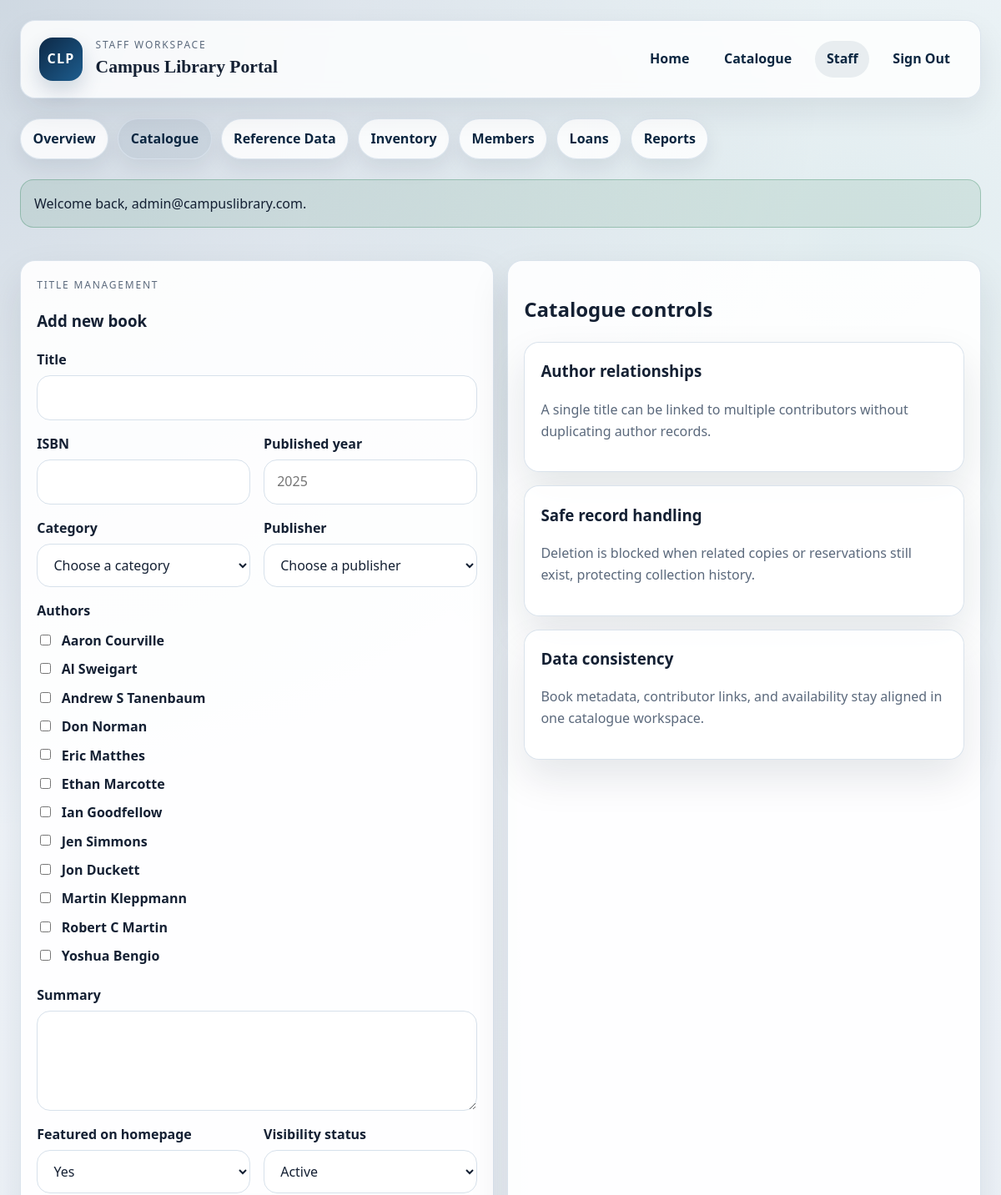
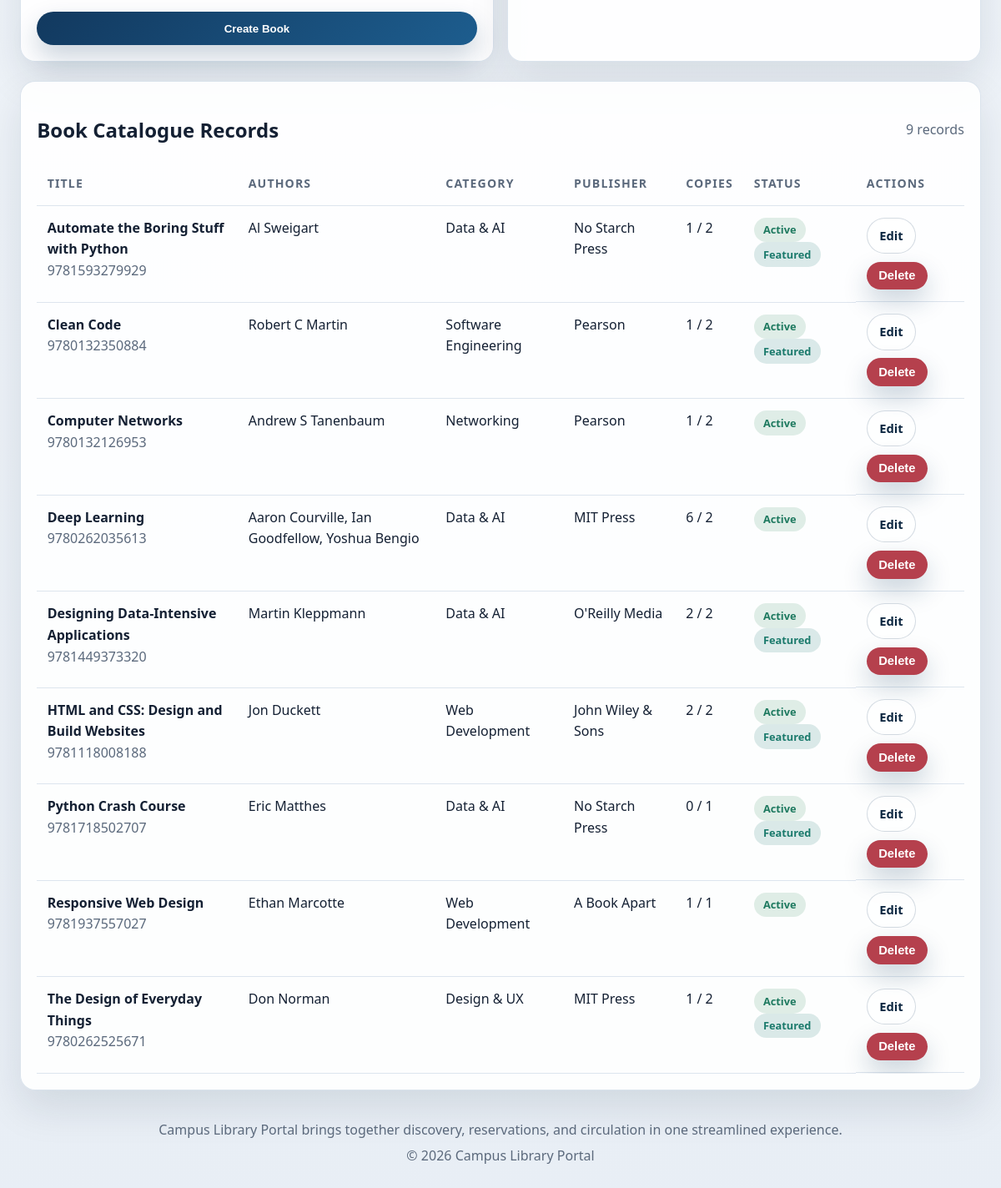
The app's page /admin/books.php (signed in) with its own data (2 pictures, top to bottom).
### tables this page shows
CREATE TABLE authors (
    id INT NOT NULL AUTO_INCREMENT,
    name VARCHAR(150) NOT NULL,
    biography TEXT,
    PRIMARY KEY (id),
    UNIQUE KEY uq_authors_name (name)
);

CREATE TABLE books (
    id INT NOT NULL AUTO_INCREMENT,
    title VARCHAR(180) NOT NULL,
    isbn VARCHAR(30) NOT NULL,
    category_id INT NOT NULL,
    publisher_id INT NOT NULL,
    published_year INT DEFAULT NULL,
    summary TEXT,
    featured TINYINT(1) NOT NULL DEFAULT 0,
    is_active TINYINT(1) NOT NULL DEFAULT 1,
    created_at DATETIME NOT NULL,
    PRIMARY KEY (id),
    UNIQUE KEY uq_books_isbn (isbn),
    CONSTRAINT fk_books_category FOREIGN KEY (category_id) REFERENCES categories (id),
    CONSTRAINT fk_books_publisher FOREIGN KEY (publisher_id) REFERENCES publishers (id)
);

CREATE TABLE categories (
    id INT NOT NULL AUTO_INCREMENT,
    name VARCHAR(100) NOT NULL,
    description TEXT,
    PRIMARY KEY (id),
    UNIQUE KEY uq_categories_name (name)
);

CREATE TABLE publishers (
    id INT NOT NULL AUTO_INCREMENT,
    name VARCHAR(150) NOT NULL,
    website_url VARCHAR(255) DEFAULT NULL,
    description TEXT,
    PRIMARY KEY (id),
    UNIQUE KEY uq_publishers_name (name)
);

### app/includes/db.php (called while the page is built, shortened)
<?php
function db()
{
    static $pdo = null;
    if ($pdo instanceof PDO) {
        return $pdo;
    }
    $dsn = 'mysql:host=' . DB_HOST . ';dbname=' . DB_NAME . ';charset=' . DB_CHARSET;
    try {
        $pdo = new PDO($dsn, DB_USER, DB_PASS);
        $pdo->setAttribute(PDO::ATTR_ERRMODE, PDO::ERRMODE_EXCEPTION);
        $pdo->setAttribute(PDO::ATTR_DEFAULT_FETCH_MODE, PDO::FETCH_ASSOC);
    } catch (PDOException $exception) {
        $GLOBALS['db_connection_error'] = $exception->getMessage();
        return null;
    }
    return $pdo;
}

### admin/books.php (the view, shortened to what this page needs)
<?php
$editingId = (int) request_value('edit', 0);
$selectedAuthors = array();
$formData = array(
    'title' => '',
    'isbn' => '',
    'category_id' => '',
    'publisher_id' => '',
    'published_year' => '',
    'summary' => '',
    'featured' => '1',
    'is_active' => '1',
);
$authors = db_ready() ? db()->query('SELECT id, name FROM authors ORDER BY name ASC')->fetchAll() : array();
$books = array();
if (db_ready()) {
    $books = db()->query('
        SELECT
            b.id,
            b.title,
            b.isbn,
            b.featured,
            b.is_active,
            c.name AS category_name,
            p.name AS publisher_name,
            GROUP_CONCAT(DISTINCT a.name ORDER BY a.name SEPARATOR ", ") AS authors,
            COUNT(DISTINCT cp.id) AS total_copies,
            COALESCE(SUM(CASE WHEN cp.status = "available" THEN 1 ELSE 0 END), 0) AS available_copies
        FROM books b
        INNER JOIN categories c ON c.id = b.category_id
        INNER JOIN publishers p ON p.id = b.publisher_id
        INNER JOIN book_authors ba ON ba.book_id = b.id
        INNER JOIN authors a ON a.id = ba.author_id
        LEFT JOIN copies cp ON cp.book_id = b.id
        GROUP BY b.id, b.title, b.isbn, b.featured, b.is_active, c.name, p.name
        ORDER BY b.title ASC
    ')->fetchAll();
}
include dirname(__DIR__) . '/app/includes/header.php';
?>
<section class="grid grid-2">
    <article class="form-panel">
        <div class="section-heading">
            <div>
                <p class="eyebrow">Title Management</p>
                <h1><?php echo $editingId > 0 ? 'Edit book' : 'Add new book'; ?></h1>
            </div>
        </div>
        <form class="stack" method="post" action="books.php<?php echo $editingId > 0 ? '?edit=' . h($editingId) : ''; ?>">
            <div class="field">
                <label for="title">Title</label>
                <input id="title" name="title" type="text" value="<?php echo h($formData['title']); ?>" required>
            </div>
            <div class="form-grid">
                <div class="field">
                    <label for="isbn">ISBN</label>
                    <input id="isbn" name="isbn" type="text" value="<?php echo h($formData['isbn']); ?>" required>
                </div>
                <div class="field">
                    <label for="published_year">Published year</label>
                    <input id="published_year" name="published_year" type="text" value="<?php echo h($formData['published_year']); ?>" placeholder="2025">
                </div>
            </div>
            <div class="form-grid">
                <div class="field">
                    <label for="category_id">Category</label>
                    <select id="category_id" name="category_id" required>
                        <option value="">Choose a category</option>
                    </select>
                </div>
                <div class="field">
                    <label for="publisher_id">Publisher</label>
                    <select id="publisher_id" name="publisher_id" required>
                        <option value="">Choose a publisher</option>
                    </select>
                </div>
            </div>
            <div class="field">
                <label>Authors</label>
                <div class="checkbox-list">
                    <?php foreach ($authors as $author): ?>
                        <label class="checkbox-item">
                            <input type="checkbox" name="author_ids[]" value="<?php echo h($author['id']); ?>" <?php echo in_array((int) $author['id'], $selectedAuthors, true) ? 'checked' : ''; ?>>
                            <span><?php echo h($author['name']); ?></span>
                        </label>
                    <?php endforeach; ?>
                </div>
            </div>
            <div class="field">
                <label for="summary">Summary</label>
                <textarea id="summary" name="summary"><?php echo h($formData['summary']); ?></textarea>
            </div>
            <div class="form-grid">
                <div class="field">
                    <label for="featured">Featured on homepage</label>
                    <select id="featured" name="featured">
                        <option value="1" <?php echo selected($formData['featured'], '1'); ?>>Yes</option>
                    </select>
                </div>
                <div class="field">
                    <label for="is_active">Visibility status</label>
                    <select id="is_active" name="is_active">
                        <option value="1" <?php echo selected($formData['is_active'], '1'); ?>>Active</option>
                    </select>
                </div>
            </div>
            <button type="submit"><?php echo $editingId > 0 ? 'Update Book' : 'Create Book'; ?></button>
        </form>
    </article>
    <aside class="panel">
        <h2>Catalogue controls</h2>
        <div class="stack">
            <div class="card">
                <h3>Author relationships</h3>
                <p class="muted">A single title can be linked to multiple contributors without duplicating author records.</p>
            </div>
            <div class="card">
                <h3>Safe record handling</h3>
                <p class="muted">Deletion is blocked when related copies or reservations still exist, protecting collection history.</p>
            </div>
            <div class="card">
                <h3>Data consistency</h3>
                <p class="muted">Book metadata, contributor links, and availability stay aligned in one catalogue workspace.</p>
            </div>
        </div>
    </aside>
</section>
<section class="table-panel">
    <div class="section-heading">
        <h2>Book Catalogue Records</h2>
        <p class="muted"><?php echo h(count($books)); ?> records</p>
    </div>
    <div class="table-wrap">
        <table>
            <thead>
                <tr>
                    <th>Title</th>
                    <th>Authors</th>
                    <th>Category</th>
                    <th>Publisher</th>
                    <th>Copies</th>
                    <th>Status</th>
                    <th>Actions</th>
                </tr>
            </thead>
            <tbody>
                <?php foreach ($books as $book): ?>
                    <tr>
                        <td>
                            <strong><?php echo h($book['title']); ?></strong>
                            <div class="muted"><?php echo h($book['isbn']); ?></div>
                        </td>
                        <td><?php echo h($book['authors']); ?></td>
                        <td><?php echo h($book['category_name']); ?></td>
                        <td><?php echo h($book['publisher_name']); ?></td>
                        <td><?php echo h($book['available_copies']); ?> / <?php echo h($book['total_copies']); ?></td>
                        <td>
                            <?php echo (int) $book['is_active'] === 1 ? render_status_badge('Active', 'active') : render_status_badge('Inactive', 'inactive'); ?>
                            <?php if ((int) $book['featured'] === 1): ?>
                                <?php echo render_status_badge('Featured', 'info'); ?>
                            <?php endif; ?>
                        </td>
                        <td class="table-actions">
                            <a class="button button-inline button-ghost" href="books.php?edit=<?php echo h($book['id']); ?>">Edit</a>
                            <form class="inline-form" method="post" action="books.php" data-confirm="Delete this book record?">
                                <button class="button-inline button-danger" type="submit">Delete</button>
                            </form>
                        </td>
                    </tr>
                <?php endforeach; ?>
            </tbody>
        </table>
    </div>
</section>
<?php include dirname(__DIR__) . '/app/includes/footer.php'; ?>

### app/includes/functions.php (shortened to what this page needs)
<?php
require_once __DIR__ . '/db.php';
function h($value)
{
    return htmlspecialchars((string) $value, ENT_QUOTES, 'UTF-8');
}
function db_ready()
{
    return db() instanceof PDO;
}
function request_value($key, $default = '')
{
    return $default;
}
function status_class($status)
{
    $map = array(
        'success' => 'success',
        'warning' => 'warning',
        'danger' => 'danger',
        'info' => 'info',
        'muted' => 'muted',
        'available' => 'success',
        'loaned' => 'warning',
        'maintenance' => 'muted',
        'pending' => 'warning',
        'ready_for_collection' => 'info',
        'fulfilled' => 'success',
        'cancelled' => 'danger',
        'active' => 'success',
        'inactive' => 'muted',
        'returned' => 'success',
        'overdue' => 'danger',
    );
    return isset($map[$status]) ? $map[$status] : 'info';
}
function render_status_badge($label, $status = '')
{
    $state = $status !== '' ? $status : strtolower(str_replace(' ', '_', $label));
    return '<span class="badge badge-' . h(status_class($state)) . '">' . h($label) . '</span>';
}
function selected($value, $expected)
{
    return (string) $value === (string) $expected ? 'selected' : '';
}

### assets/css/styles.css (style rules this page uses)
:root { --bg: #edf3f8; --panel: rgba(255, 255, 255, 0.9); --panel-strong: #dce6ef; --ink: #142033; --muted: #5b697c; --line: #d7e1eb; --brand: #12395f; --brand-deep: #0b2640; --accent: #1b7a6c; --warning: #b27a1b; --danger: #b5404d; --success: #1f7a60; --shadow: 0 22px 48px rgba(12, 28, 48, 0.1); --radius: 18px; }
* { box-sizing: border-box; }
body { margin: 0; background: radial-gradient(circle at top left, rgba(18, 57, 95, 0.16), transparent 32%), radial-gradient(circle at 85% 10%, rgba(27, 122, 108, 0.08), transparent 24%), linear-gradient(180deg, #f3f7fb 0%, #e8eef5 100%); color: var(--ink); font-family: "Avenir Next", "Gill Sans", "Segoe UI", sans-serif; line-height: 1.6; }
a { color: var(--brand-deep); text-decoration: none; }
.eyebrow { margin: 0; text-transform: uppercase; letter-spacing: 0.15em; font-size: 0.75rem; color: var(--muted); }
.button-link, .button, button, input[type="submit"] { display: inline-flex; align-items: center; justify-content: center; gap: 0.4rem; padding: 0.78rem 1.1rem; border: 0; border-radius: 999px; background: linear-gradient(135deg, var(--brand) 0%, #1d5d8e 100%); color: #fff; font-weight: 700; cursor: pointer; transition: transform 0.18s ease, box-shadow 0.18s ease; box-shadow: 0 14px 30px rgba(18, 57, 95, 0.22); }
.button-ghost { background: rgba(255, 255, 255, 0.62); color: var(--brand-deep); border: 1px solid rgba(18, 57, 95, 0.18); box-shadow: none; }
.button-danger { background: var(--danger); }
.button-inline { padding: 0.55rem 0.9rem; font-size: 0.92rem; }
.hero, .card, .panel, .table-panel, .form-panel, .metric-grid article, .empty-state { background: var(--panel); border: 1px solid rgba(215, 225, 235, 0.92); border-radius: var(--radius); box-shadow: var(--shadow); }
.section-heading { display: flex; align-items: center; justify-content: space-between; gap: 1rem; }
.grid { display: grid; gap: 1rem; }
.grid-2 { grid-template-columns: repeat(auto-fit, minmax(280px, 1fr)); }
.card, .panel, .table-panel, .form-panel, .empty-state { padding: 1.2rem; }
.card h3, .panel h3, .form-panel h3, .table-panel h3 { margin-top: 0; }
.muted { color: var(--muted); }
.badge { display: inline-flex; align-items: center; gap: 0.35rem; padding: 0.28rem 0.7rem; border-radius: 999px; font-size: 0.8rem; font-weight: 700; }
.badge-success { background: rgba(29, 122, 74, 0.13); color: var(--success); }
.badge-info { background: rgba(13, 107, 99, 0.14); color: var(--accent); }
.filter-form, .stack, .form-grid, .detail-grid, .action-row { display: grid; gap: 1rem; }
.filter-form, .form-grid { grid-template-columns: repeat(auto-fit, minmax(180px, 1fr)); }
.field { display: grid; gap: 0.35rem; }
label { font-weight: 700; }
input, select, textarea { width: 100%; padding: 0.82rem 0.95rem; border-radius: 1rem; border: 1px solid var(--line); background: rgba(255, 255, 255, 0.96); color: var(--ink); font: inherit; }
textarea { min-height: 120px; resize: vertical; }
.table-wrap { overflow-x: auto; }
table { width: 100%; border-collapse: collapse; }
th, td { padding: 0.88rem 0.78rem; border-bottom: 1px solid rgba(215, 225, 235, 0.85); text-align: left; vertical-align: top; }
th { font-size: 0.88rem; text-transform: uppercase; letter-spacing: 0.08em; color: var(--muted); }
.table-actions, .action-row { display: flex; flex-wrap: wrap; gap: 0.6rem; align-items: center; }
.inline-form { display: inline; }
.checkbox-list { display: grid; gap: 0.55rem; padding: 0.3rem 0; }
.checkbox-item { display: flex; align-items: flex-start; gap: 0.6rem; }
.checkbox-item input { width: auto; margin-top: 0.3rem; }

### records on screen
authors: name "Aaron Courville"
authors: name "Al Sweigart"
authors: name "Andrew S Tanenbaum"
authors: name "Don Norman"
authors: name "Eric Matthes"
authors: name "Ethan Marcotte"
authors: name "Ian Goodfellow"
authors: name "Jen Simmons"
authors: name "Jon Duckett"
authors: name "Martin Kleppmann"
authors: name "Robert C Martin"
authors: name "Yoshua Bengio"
books: title "Automate the Boring Stuff with Python", isbn "9781593279929", authors "Al Sweigart", category.name "Data & AI", publisher.name "No Starch Press", available_copies "1", total_copies "2", label "Active Featured"
books: title "Clean Code", isbn "9780132350884", authors "Robert C Martin", category.name "Software Engineering", publisher.name "Pearson", available_copies "1", total_copies "2", label "Active Featured"
books: title "Computer Networks", isbn "9780132126953", authors "Andrew S Tanenbaum", category.name "Networking", publisher.name "Pearson", available_copies "1", total_copies "2", label "Active"
books: title "Deep Learning", isbn "9780262035613", authors "Aaron Courville, Ian Goodfellow, Yoshua Bengio", category.name "Data & AI", publisher.name "MIT Press", available_copies "6", total_copies "2", label "Active"
books: title "Designing Data-Intensive Applications", isbn "9781449373320", authors "Martin Kleppmann", category.name "Data & AI", publisher.name "O'Reilly Media", available_copies "2", total_copies "2", label "Active Featured"
books: title "HTML and CSS: Design and Build Websites", isbn "9781118008188", authors "Jon Duckett", category.name "Web Development", publisher.name "John Wiley & Sons", available_copies "2", total_copies "2", label "Active Featured"
books: title "Python Crash Course", isbn "9781718502707", authors "Eric Matthes", category.name "Data & AI", publisher.name "No Starch Press", available_copies "0", total_copies "1", label "Active Featured"
books: title "Responsive Web Design", isbn "9781937557027", authors "Ethan Marcotte", category.name "Web Development", publisher.name "A Book Apart", available_copies "1", total_copies "1", label "Active"
books: title "The Design of Everyday Things", isbn "9780262525671", authors "Don Norman", category.name "Design & UX", publisher.name "MIT Press", available_copies "1", total_copies "2", label "Active Featured"

### other values on screen
APP_NAME "Campus Library Portal"
$message['message'] "Welcome back, admin@campuslibrary.com."
count($books) "9"
